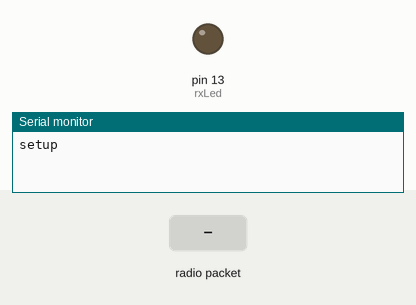
A sketch run on a simulated Arduino Uno, built with avr-gcc and run on an emulated ATmega328P. On the bench: output pins drawn as LEDs (lit = HIGH), the last lines printed to the serial monitor. The inputs (shaded band) are chosen by the test bench. No radio packets arrive unless stated.

Above: at 1.2 s.
1.3 s: radio packet "1" arrives
At 2.1 s:
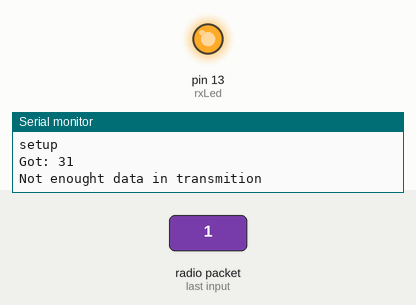
Timing chart, 0 to 4.3 s (numbered marks = the images above; inputs shaded):
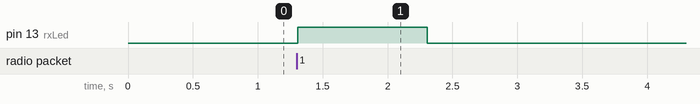

The sketch:

receiver.ino
```cpp
//
// Reveiver Side


int rxLed = 13; // RX LED
int rxPin = 11; // RX In


#include <VirtualWire.h>


typedef struct sensorData_t{
  byte id; // size 1
  float value; // size 4
};

typedef union sensorData_union_t{
  sensorData_t data;
  uint8_t raw[5]; // total size of 5 bytes
};

// RX message
uint8_t message[VW_MAX_MESSAGE_LEN];

void setup()
{
  // Led Setup
  pinMode(rxLed, OUTPUT);

  // Debug
  Serial.begin(9600);
  Serial.println("setup");

  // Set Up RX
  vw_set_rx_pin(rxPin);
  vw_setup(2000);
  vw_rx_start();       // Start the receiver
}

void loop()
{
  // Wait Message
  vw_wait_rx();

  // message size
  uint8_t messageLen = VW_MAX_MESSAGE_LEN;

  if (vw_get_message(message, &messageLen)) // Read if OK
  {
    digitalWrite(rxLed, HIGH);

    // DEBUG
    if(Serial)
    {
      Serial.print("Got: ");

      // HEX DUMP
      for (int i = 0; i < messageLen; i++)
      {
        Serial.print(message[i], HEX);
      }
      Serial.println("");
    }

    // Check size
    if(messageLen>4)
    {
      // Convert Byte to Sensor Data
      sensorData_union_t sensor;

      for (int k=0; k < 5; k++)
      {
        sensor.raw[k] = message[k];
      }

      Serial.print("Sensor=");
      Serial.print(sensor.data.id);
      Serial.print(", Temp=");
      Serial.println(sensor.data.value);
    }
    else
    {
      Serial.println("Not enought data in transmition");

      // Try to restart RX module
      vw_rx_stop();
      delay(1000);
      vw_rx_start();
    }
    digitalWrite(rxLed, LOW);
  }
}
```

Measured:
- after the input at 1.3 s, pin 13 (rxLed): LOW → HIGH at once, → LOW 1.0 s later
